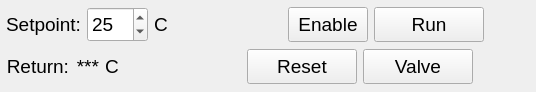
<?xml version="1.0" encoding="UTF-8"?>
<ui version="4.0">
 <class>MainWindow</class>
 <widget class="QMainWindow" name="MainWindow">
  <property name="geometry">
   <rect>
    <x>0</x>
    <y>0</y>
    <width>536</width>
    <height>92</height>
   </rect>
  </property>
  <property name="sizePolicy">
   <sizepolicy hsizetype="Preferred" vsizetype="Preferred">
    <horstretch>0</horstretch>
    <verstretch>0</verstretch>
   </sizepolicy>
  </property>
  <property name="minimumSize">
   <size>
    <width>100</width>
    <height>50</height>
   </size>
  </property>
  <property name="font">
   <font>
    <pointsize>12</pointsize>
   </font>
  </property>
  <property name="windowTitle">
   <string>Emittance Plot Processing</string>
  </property>
  <property name="windowIcon">
   <iconset>
    <normaloff>icon.png</normaloff>icon.png</iconset>
  </property>
  <widget class="QWidget" name="centralwidget">
   <property name="sizePolicy">
    <sizepolicy hsizetype="Preferred" vsizetype="Preferred">
     <horstretch>0</horstretch>
     <verstretch>0</verstretch>
    </sizepolicy>
   </property>
   <property name="minimumSize">
    <size>
     <width>0</width>
     <height>0</height>
    </size>
   </property>
   <property name="baseSize">
    <size>
     <width>0</width>
     <height>0</height>
    </size>
   </property>
   <layout class="QVBoxLayout" name="verticalLayout">
    <property name="spacing">
     <number>6</number>
    </property>
    <property name="leftMargin">
     <number>6</number>
    </property>
    <property name="topMargin">
     <number>6</number>
    </property>
    <property name="rightMargin">
     <number>6</number>
    </property>
    <property name="bottomMargin">
     <number>6</number>
    </property>
    <item>
     <layout class="QHBoxLayout" name="horizontalLayout">
      <item>
       <widget class="QLabel" name="label_10">
        <property name="sizePolicy">
         <sizepolicy hsizetype="Minimum" vsizetype="Fixed">
          <horstretch>0</horstretch>
          <verstretch>0</verstretch>
         </sizepolicy>
        </property>
        <property name="minimumSize">
         <size>
          <width>0</width>
          <height>35</height>
         </size>
        </property>
        <property name="maximumSize">
         <size>
          <width>16777215</width>
          <height>35</height>
         </size>
        </property>
        <property name="font">
         <font>
          <pointsize>14</pointsize>
         </font>
        </property>
        <property name="text">
         <string>Setpoint:</string>
        </property>
        <property name="alignment">
         <set>Qt::AlignRight|Qt::AlignTrailing|Qt::AlignVCenter</set>
        </property>
        <property name="buddy">
         <cstring>spinBox_4</cstring>
        </property>
       </widget>
      </item>
      <item>
       <widget class="QSpinBox" name="spinBox_4">
        <property name="sizePolicy">
         <sizepolicy hsizetype="Minimum" vsizetype="Fixed">
          <horstretch>0</horstretch>
          <verstretch>0</verstretch>
         </sizepolicy>
        </property>
        <property name="minimumSize">
         <size>
          <width>0</width>
          <height>35</height>
         </size>
        </property>
        <property name="maximumSize">
         <size>
          <width>16777215</width>
          <height>35</height>
         </size>
        </property>
        <property name="font">
         <font>
          <pointsize>14</pointsize>
         </font>
        </property>
        <property name="keyboardTracking">
         <bool>false</bool>
        </property>
        <property name="maximum">
         <number>300</number>
        </property>
        <property name="singleStep">
         <number>5</number>
        </property>
        <property name="value">
         <number>25</number>
        </property>
       </widget>
      </item>
      <item>
       <widget class="QLabel" name="label_15">
        <property name="sizePolicy">
         <sizepolicy hsizetype="Maximum" vsizetype="Fixed">
          <horstretch>0</horstretch>
          <verstretch>0</verstretch>
         </sizepolicy>
        </property>
        <property name="minimumSize">
         <size>
          <width>0</width>
          <height>35</height>
         </size>
        </property>
        <property name="maximumSize">
         <size>
          <width>16777215</width>
          <height>35</height>
         </size>
        </property>
        <property name="font">
         <font>
          <pointsize>14</pointsize>
         </font>
        </property>
        <property name="text">
         <string>C</string>
        </property>
       </widget>
      </item>
      <item>
       <spacer name="horizontalSpacer_2">
        <property name="orientation">
         <enum>Qt::Horizontal</enum>
        </property>
        <property name="sizeHint" stdset="0">
         <size>
          <width>40</width>
          <height>20</height>
         </size>
        </property>
       </spacer>
      </item>
      <item>
       <widget class="QPushButton" name="pushButton_6">
        <property name="sizePolicy">
         <sizepolicy hsizetype="Maximum" vsizetype="Fixed">
          <horstretch>0</horstretch>
          <verstretch>0</verstretch>
         </sizepolicy>
        </property>
        <property name="minimumSize">
         <size>
          <width>0</width>
          <height>35</height>
         </size>
        </property>
        <property name="maximumSize">
         <size>
          <width>16777215</width>
          <height>35</height>
         </size>
        </property>
        <property name="font">
         <font>
          <pointsize>14</pointsize>
         </font>
        </property>
        <property name="text">
         <string>Enable</string>
        </property>
        <property name="checkable">
         <bool>true</bool>
        </property>
       </widget>
      </item>
      <item>
       <widget class="QPushButton" name="pushButton_3">
        <property name="sizePolicy">
         <sizepolicy hsizetype="Fixed" vsizetype="Fixed">
          <horstretch>0</horstretch>
          <verstretch>0</verstretch>
         </sizepolicy>
        </property>
        <property name="minimumSize">
         <size>
          <width>110</width>
          <height>35</height>
         </size>
        </property>
        <property name="maximumSize">
         <size>
          <width>110</width>
          <height>35</height>
         </size>
        </property>
        <property name="font">
         <font>
          <pointsize>14</pointsize>
         </font>
        </property>
        <property name="text">
         <string>Run</string>
        </property>
        <property name="checkable">
         <bool>true</bool>
        </property>
       </widget>
      </item>
      <item>
       <widget class="QPushButton" name="pushButton_31">
        <property name="enabled">
         <bool>false</bool>
        </property>
        <property name="sizePolicy">
         <sizepolicy hsizetype="Fixed" vsizetype="Fixed">
          <horstretch>0</horstretch>
          <verstretch>0</verstretch>
         </sizepolicy>
        </property>
        <property name="minimumSize">
         <size>
          <width>40</width>
          <height>35</height>
         </size>
        </property>
        <property name="maximumSize">
         <size>
          <width>40</width>
          <height>35</height>
         </size>
        </property>
        <property name="font">
         <font>
          <pointsize>14</pointsize>
         </font>
        </property>
        <property name="styleSheet">
         <string notr="true">QPushButton {
    border-style: outset;
}
</string>
        </property>
        <property name="text">
         <string notr="true"/>
        </property>
        <property name="icon">
         <iconset>
          <normaloff>leds/images48/ledred.png</normaloff>
          <normalon>leds/images48/ledgreen.png</normalon>leds/images48/ledred.png</iconset>
        </property>
        <property name="iconSize">
         <size>
          <width>36</width>
          <height>36</height>
         </size>
        </property>
        <property name="checkable">
         <bool>true</bool>
        </property>
        <property name="checked">
         <bool>true</bool>
        </property>
        <property name="autoDefault">
         <bool>true</bool>
        </property>
        <property name="default">
         <bool>false</bool>
        </property>
        <property name="flat">
         <bool>true</bool>
        </property>
       </widget>
      </item>
     </layout>
    </item>
    <item>
     <layout class="QHBoxLayout" name="horizontalLayout_2">
      <item>
       <widget class="QLabel" name="label_22">
        <property name="sizePolicy">
         <sizepolicy hsizetype="Minimum" vsizetype="Fixed">
          <horstretch>0</horstretch>
          <verstretch>0</verstretch>
         </sizepolicy>
        </property>
        <property name="minimumSize">
         <size>
          <width>0</width>
          <height>35</height>
         </size>
        </property>
        <property name="maximumSize">
         <size>
          <width>16777215</width>
          <height>35</height>
         </size>
        </property>
        <property name="font">
         <font>
          <pointsize>14</pointsize>
         </font>
        </property>
        <property name="text">
         <string>Return:</string>
        </property>
        <property name="alignment">
         <set>Qt::AlignRight|Qt::AlignTrailing|Qt::AlignVCenter</set>
        </property>
       </widget>
      </item>
      <item>
       <widget class="QLabel" name="label_23">
        <property name="sizePolicy">
         <sizepolicy hsizetype="Preferred" vsizetype="Fixed">
          <horstretch>0</horstretch>
          <verstretch>0</verstretch>
         </sizepolicy>
        </property>
        <property name="minimumSize">
         <size>
          <width>0</width>
          <height>35</height>
         </size>
        </property>
        <property name="maximumSize">
         <size>
          <width>16777215</width>
          <height>35</height>
         </size>
        </property>
        <property name="font">
         <font>
          <pointsize>14</pointsize>
         </font>
        </property>
        <property name="text">
         <string>***</string>
        </property>
        <property name="alignment">
         <set>Qt::AlignRight|Qt::AlignTrailing|Qt::AlignVCenter</set>
        </property>
       </widget>
      </item>
      <item>
       <widget class="QLabel" name="label_16">
        <property name="sizePolicy">
         <sizepolicy hsizetype="Maximum" vsizetype="Fixed">
          <horstretch>0</horstretch>
          <verstretch>0</verstretch>
         </sizepolicy>
        </property>
        <property name="minimumSize">
         <size>
          <width>0</width>
          <height>35</height>
         </size>
        </property>
        <property name="maximumSize">
         <size>
          <width>16777215</width>
          <height>35</height>
         </size>
        </property>
        <property name="font">
         <font>
          <pointsize>14</pointsize>
         </font>
        </property>
        <property name="text">
         <string>C</string>
        </property>
       </widget>
      </item>
      <item>
       <spacer name="horizontalSpacer">
        <property name="orientation">
         <enum>Qt::Horizontal</enum>
        </property>
        <property name="sizeHint" stdset="0">
         <size>
          <width>40</width>
          <height>20</height>
         </size>
        </property>
       </spacer>
      </item>
      <item>
       <widget class="QPushButton" name="pushButton_9">
        <property name="sizePolicy">
         <sizepolicy hsizetype="Fixed" vsizetype="Fixed">
          <horstretch>0</horstretch>
          <verstretch>0</verstretch>
         </sizepolicy>
        </property>
        <property name="minimumSize">
         <size>
          <width>110</width>
          <height>35</height>
         </size>
        </property>
        <property name="maximumSize">
         <size>
          <width>110</width>
          <height>35</height>
         </size>
        </property>
        <property name="font">
         <font>
          <pointsize>14</pointsize>
         </font>
        </property>
        <property name="text">
         <string>Reset</string>
        </property>
        <property name="checkable">
         <bool>false</bool>
        </property>
       </widget>
      </item>
      <item>
       <widget class="QPushButton" name="pushButton_4">
        <property name="sizePolicy">
         <sizepolicy hsizetype="Fixed" vsizetype="Fixed">
          <horstretch>0</horstretch>
          <verstretch>0</verstretch>
         </sizepolicy>
        </property>
        <property name="minimumSize">
         <size>
          <width>110</width>
          <height>35</height>
         </size>
        </property>
        <property name="maximumSize">
         <size>
          <width>110</width>
          <height>35</height>
         </size>
        </property>
        <property name="font">
         <font>
          <pointsize>14</pointsize>
         </font>
        </property>
        <property name="text">
         <string>Valve</string>
        </property>
        <property name="checkable">
         <bool>true</bool>
        </property>
       </widget>
      </item>
      <item>
       <widget class="QPushButton" name="pushButton_34">
        <property name="enabled">
         <bool>false</bool>
        </property>
        <property name="sizePolicy">
         <sizepolicy hsizetype="Minimum" vsizetype="Fixed">
          <horstretch>0</horstretch>
          <verstretch>0</verstretch>
         </sizepolicy>
        </property>
        <property name="minimumSize">
         <size>
          <width>0</width>
          <height>35</height>
         </size>
        </property>
        <property name="maximumSize">
         <size>
          <width>16777215</width>
          <height>35</height>
         </size>
        </property>
        <property name="font">
         <font>
          <pointsize>14</pointsize>
         </font>
        </property>
        <property name="styleSheet">
         <string notr="true">QPushButton {
    border-style: outset;
}
</string>
        </property>
        <property name="text">
         <string notr="true"/>
        </property>
        <property name="icon">
         <iconset>
          <normaloff>leds/images48/ledred.png</normaloff>
          <normalon>leds/images48/ledgreen.png</normalon>leds/images48/ledred.png</iconset>
        </property>
        <property name="iconSize">
         <size>
          <width>36</width>
          <height>36</height>
         </size>
        </property>
        <property name="checkable">
         <bool>true</bool>
        </property>
        <property name="checked">
         <bool>true</bool>
        </property>
        <property name="autoDefault">
         <bool>true</bool>
        </property>
        <property name="default">
         <bool>false</bool>
        </property>
        <property name="flat">
         <bool>true</bool>
        </property>
       </widget>
      </item>
     </layout>
    </item>
   </layout>
  </widget>
  <action name="actionOpen">
   <property name="text">
    <string>Open</string>
   </property>
   <property name="font">
    <font>
     <family>Tahoma</family>
     <pointsize>10</pointsize>
    </font>
   </property>
  </action>
  <action name="actionQuit">
   <property name="text">
    <string>Quit</string>
   </property>
  </action>
  <action name="actionPlot">
   <property name="checkable">
    <bool>true</bool>
   </property>
   <property name="checked">
    <bool>true</bool>
   </property>
   <property name="text">
    <string>Plot</string>
   </property>
  </action>
  <action name="actionLog">
   <property name="checkable">
    <bool>true</bool>
   </property>
   <property name="text">
    <string>Log</string>
   </property>
  </action>
  <action name="actionParameters">
   <property name="checkable">
    <bool>true</bool>
   </property>
   <property name="text">
    <string>Parameters</string>
   </property>
  </action>
  <action name="actionAbout">
   <property name="text">
    <string>About</string>
   </property>
  </action>
 </widget>
 <resources/>
 <connections/>
 <designerdata>
  <property name="gridDeltaX">
   <number>10</number>
  </property>
  <property name="gridDeltaY">
   <number>10</number>
  </property>
  <property name="gridSnapX">
   <bool>true</bool>
  </property>
  <property name="gridSnapY">
   <bool>true</bool>
  </property>
  <property name="gridVisible">
   <bool>true</bool>
  </property>
 </designerdata>
</ui>
